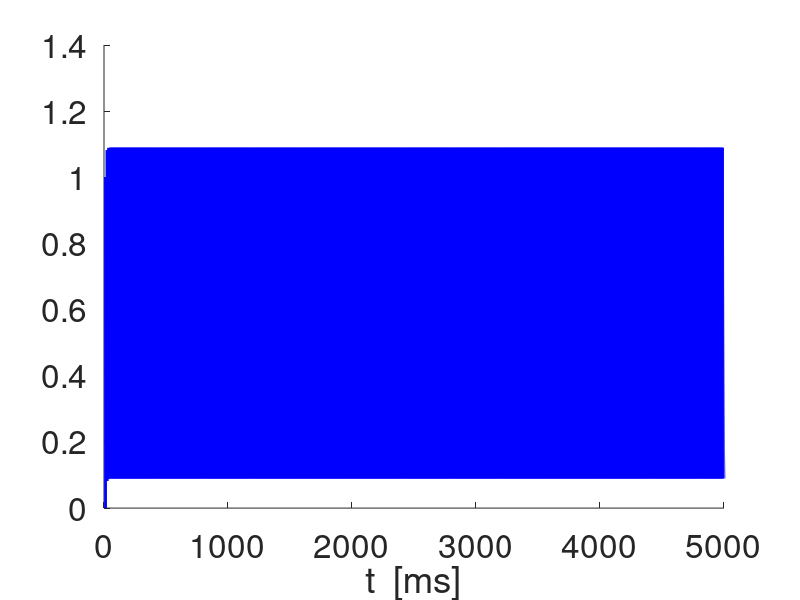
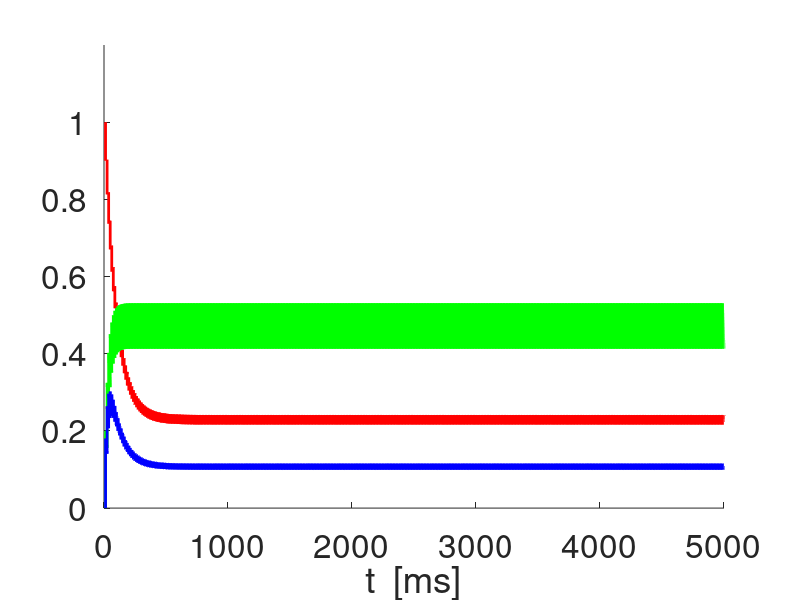
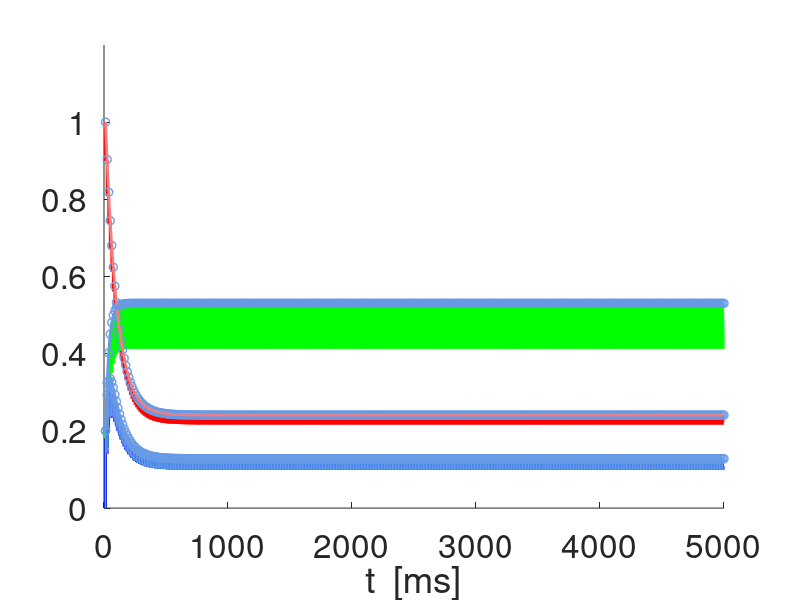
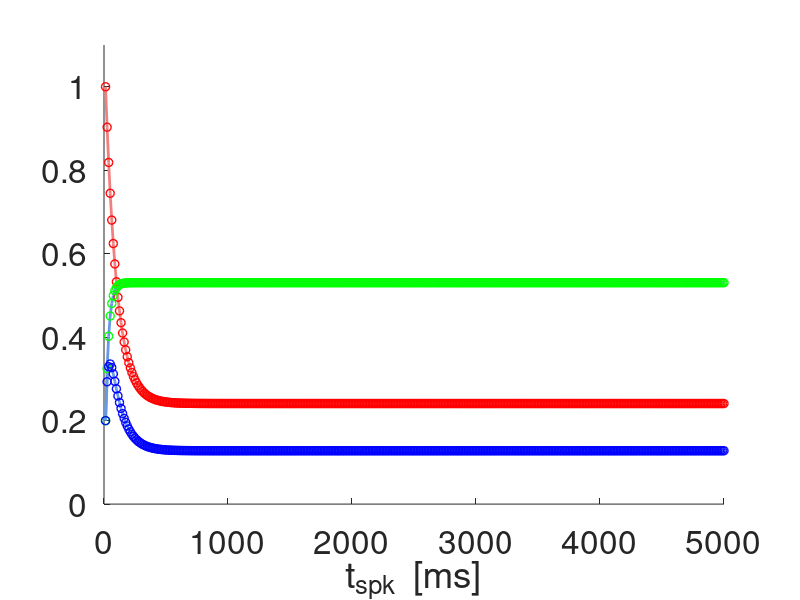

Recreate these plots in MATLAB, in order.
% 2020-01-08

% Synaptic depression and facilitation models 
% (Dayan & Abbott, see Ermentrout & Terman book, Chapter 7) 

clearvars;
close all;

lightblueish = [.4 .6 .9];
lightcoral = [0.94 0.5 0.5];
lightgray = [.7 .7 .7];

% Parameters

taudec = 5;
taudep = 400;
taufac = 50;
adep = 0.1;
afac = 0.2;
Xinf = 1;
Zinf = 0;

% Time definitions

Tmax = 5000;
dt = 0.01;
t = 0:dt:Tmax;

% Input spike definitions

SpkFreqin = 80;
SpkPerin = 1000/SpkFreqin;
Nspk = floor(Tmax/SpkPerin);
tspk = (1:Nspk)*SpkPerin;

% Synaptic dynamics (no short-term plasticity)

S = zeros(1,length(t));

jspk = 1;
for j=1:length(t)-1
    k1s = -S(j)/taudec;
    as = S(j)+k1s*dt;
    k2s = -as/taudec;
    S(j+1) = S(j)+(k1s+k2s)*dt/2;
    if t(j)> tspk(jspk)
        S(j+1) = S(j+1)+1;
        jspk = jspk+1;
    end
end

figure
hold on
plot(t,S,'-b','linewidth',2);
set(gca,'fontsize',24);
xlabel('t  [ms]');

% Synaptic short-term plasticity

x = zeros(1,length(t));
z = zeros(1,length(t));

x(1) = 1;
z(1) = 0;
jspk = 1;
for j=1:length(t)-1
    k1x = (Xinf-x(j))/taudep;
    k1z = (Zinf-z(j))/taufac;
    ax = x(j)+k1x*dt;
    az = z(j)+k1z*dt;
    k2x = (Xinf-ax)/taudep;
    k2z = (Zinf-az)/taufac;
    x(j+1) = x(j)+(k1x+k2x)*dt/2;
    z(j+1) = z(j)+(k1z+k2z)*dt/2;
    if t(j)>= tspk(jspk)
        x(j+1) = x(j+1)-adep*x(j);
        z(j+1) = z(j+1)+afac*(1-z(j+1));
        jspk = jspk+1;
    end
end

m(1) = 0;
for j=2:length(t)
    m(j) = x(j-1)*z(j);
end

% x-, z- and m-traces (m=DeltaS)

figure
hold on
plot(t,x,'-r','linewidth',2);
plot(t,z,'-g','linewidth',2);
plot(t,x.*z,'-b','linewidth',2);
axis([0 Tmax 0 1.2]);
set(gca,'fontsize',24);
xlabel('t  [ms]');

% x-, z- and m-traces (m=DeltaS) + peaks

figure
hold on
plot(t,x,'-r','linewidth',2);
plot(t,z,'-g','linewidth',2);
plot(t,x.*z,'-b','linewidth',2);
plot(t,m,'-','Color',lightblueish,'linewidth',1);
%plot(t,m,'-b','linewidth',2);
axis([0 Tmax 0 1.2]);
set(gca,'fontsize',24);
xlabel('t  [ms]');


% Sequence of peaks computed from the analytical solutions to the
% differential equations using the previous sequence values to generate the
% current ones (instead of the previous values in the differential
% equation discretization). 

Dtatspkin = SpkPerin;
Tspkmax = floor(Tmax/SpkPerin);
tspk = [SpkPerin:SpkPerin:Tspkmax*SpkPerin];


    
Pdep =  exp(-Dtatspkin/taudep);
Pfac =  exp(-Dtatspkin/taufac);
X = zeros(1,Tspkmax);
Z = zeros(1,Tspkmax);
Zaux = zeros(1,Tspkmax);
X(1) = 1;
Z(1) = afac;
for j=1:Tspkmax-1
    X(j+1) = Xinf+((1-adep)*X(j)-Xinf)*Pdep;       
    Z(j+1) = (1-afac)*(Zinf+(Z(j)-Zinf)*Pfac)+afac;
end
M = X.*Z;
jspk = floor(tspk/dt);
Xfp = (1-Pdep)*Xinf/(1-(1-adep)*Pdep);
Zfp = ((1-Pfac)*(1-afac)*Zinf+afac)/(1-(1-afac)*Pfac);

 
% Original version for Z-sequence
% X(1) = 1;
% Z(1) = 0;
% Zaux(1) = afac;
% for j=1:Tspkmax-1
%     X(j+1) = Xinf+((1-adep)*X(j)-Xinf)*Pdep;   
%     Z(j+1) = Zinf+((1-afac)*Z(j)+afac-Zinf)*Pfac;   
%     Zaux(j+1) = Z(j+1)+afac*(1-Z(j+1));   
% end
% Zfp = (Zinf+(afac-Zinf)*Pfac)/(1-(1-afac)*Pfac);
% Maux = X.*Zaux;




plot(tspk,X,'o','Color',lightblueish,'linewidth',1);
plot(tspk,Z,'o','Color',lightblueish,'linewidth',1);
plot(tspk,M,'o','Color',lightblueish,'linewidth',1);



% Approximation of the Peak sequences by the toy model functions
% F = A+(1-A)*exp(-(t-tspk(1))/sigmadep)
% G = B*(1-C*exp(-(t-tspk(1))/sigmadep)

Fcut = 0.5*(X(1)-Xfp)+Xfp;
for k=2:length(tspk)
    if X(k)<Fcut
        kaux = k;    
        break
    end
end
sgmadep = (tspk(kaux)-tspk(1))/log((1-Xfp)/(X(kaux)-Xfp));
F = Xfp+(1-Xfp)*exp(-(tspk-tspk(1))/sgmadep);
E = sum((X-F).^2);

Gcut = 0.5*(Zfp-Z(1))+Z(1);
for k=2:length(tspk)
    if Z(k)>Gcut
        kaux = k;    
        break
    end
end

C = 1-afac/Zfp;
sgmafac = (tspk(kaux)-tspk(1))/log(Zfp*C/(Zfp-Z(kaux)));
G = Zfp*(1-C*exp(-(tspk-tspk(1))/sgmafac));
E = sum((Z-G).^2);
H = F.*G;
plot(tspk,F,'-','Color',lightcoral,'linewidth',2);
plot(tspk,G,'-','Color',lightblueish,'linewidth',2);
plot(tspk,H,'-','Color',lightblueish,'linewidth',2);
Hexpanded = Zfp*(Xfp-Xfp*C*exp(-(tspk-tspk(1))/sgmafac)+(1-Xfp)*exp(-(tspk-tspk(1))/sgmadep)-(1-Xfp)*C*exp(-(tspk-tspk(1))*(1/sgmadep+1/sgmafac)));
Hcut = Zfp*(Xfp-Xfp*C*exp(-(tspk-tspk(1))/sgmafac)+(1-Xfp)*exp(-(tspk-tspk(1))/sgmadep));
%plot(tspk,Hexpanded,'-k','linewidth',1);
%plot(tspk,Hcut,'-','Color',lightgray,'linewidth',1);



figure
hold on
plot(tspk,F,'-','Color',lightcoral,'linewidth',2);
plot(tspk,G,'-','Color',lightblueish,'linewidth',2);
plot(tspk,H,'-','Color',lightblueish,'linewidth',2);
plot(tspk,X,'or','linewidth',1);
plot(tspk,Z,'og','linewidth',1);
plot(tspk,M,'ob','linewidth',1);
axis([0 Tmax 0  1.1]);
set(gca,'fontsize',24);
xlabel('t_{spk}  [ms]');

figure
hold on
plot(tspk,F,'-r','linewidth',2);
plot(tspk,G,'-g','linewidth',2);
plot(tspk,H,'-b','linewidth',2);
plot(tspk,X,'or','linewidth',1);
plot(tspk,Z,'og','linewidth',1);
plot(tspk,M,'ob','linewidth',1);
axis([0 Tmax 0  1.1]);
set(gca,'fontsize',24);
xlabel('t_{spk}  [ms]');



% figure
% hold on
% % plot([1:Tspkmax],X,'or','linewidth',2);
% % plot([1:Tspkmax],Z,'og','linewidth',2);
% % plot([1:Tspkmax],M,'ob','linewidth',2);
% plot(tspk,X,'-or','linewidth',1);
% plot(tspk,Z,'-og','linewidth',1);
% plot(tspk,M,'-ob','linewidth',1);
% axis([0 Tmax 0 1.2]);
% set(gca,'fontsize',24);
% xlabel('t_{spk}  [ms]');


%%%%%%%%%%%%%%%%%%%%%%%%%%%%%%%%%%%%%%%%%%%%%%%%%%%%%%%%

TOY = 0;
if TOY == 1

    % Toy-function model

    taudep=10;
    taufac = 1;
    B = 1;
    A = 0.2;
    C = 0.8;
    alpha=10;
    Ttmax = 10;
    tt = 0:0.01:Ttmax;
    f = A+(1-A)*exp(-tt/taudep);
    g = B*(1-C*exp(-tt/taufac));
    H = f.*g;


    % Rescaled toy-function model

    A = 0.2;
    C = 0.8;
    tau = 1;
    f = A+(1-A)*exp(-tt/tau);
    g = 1-C*exp(-tt);
    H = f.*g;

    figure
    hold on
    plot(tt,f,'-r','linewidth',2);
    plot(tt,g,'-g','linewidth',2);
    plot(tt,H,'-b','Color',lightblueish,'linewidth',2)
    plot(tt,H,'-b','linewidth',2)
    axis([0 Ttmax 0 1.2]);
    set(gca,'fontsize',24);
    xlabel('t  [ms]');

end
